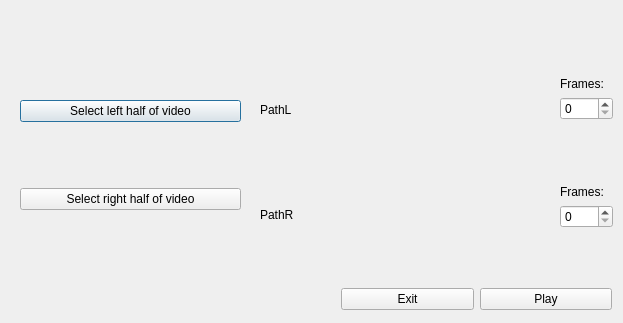
<?xml version="1.0" encoding="UTF-8"?>
<ui version="4.0">
 <class>selectFileWindow</class>
 <widget class="QDialog" name="selectFileWindow">
  <property name="geometry">
   <rect>
    <x>0</x>
    <y>0</y>
    <width>623</width>
    <height>323</height>
   </rect>
  </property>
  <property name="windowTitle">
   <string>Dialog</string>
  </property>
  <widget class="QWidget" name="verticalLayoutWidget">
   <property name="geometry">
    <rect>
     <x>20</x>
     <y>40</y>
     <width>221</width>
     <height>231</height>
    </rect>
   </property>
   <layout class="QVBoxLayout" name="verticalLayout">
    <item>
     <widget class="QPushButton" name="pushButtonSelectLeft">
      <property name="text">
       <string>Select left half of video</string>
      </property>
     </widget>
    </item>
    <item>
     <widget class="QPushButton" name="pushButtonSelectRight">
      <property name="text">
       <string>Select right half of video</string>
      </property>
     </widget>
    </item>
   </layout>
  </widget>
  <widget class="QWidget" name="verticalLayoutWidget_2">
   <property name="geometry">
    <rect>
     <x>260</x>
     <y>60</y>
     <width>291</width>
     <height>204</height>
    </rect>
   </property>
   <layout class="QVBoxLayout" name="verticalLayout_2">
    <item>
     <widget class="QLabel" name="labelPathLeft">
      <property name="text">
       <string>PathL</string>
      </property>
     </widget>
    </item>
    <item>
     <widget class="QLabel" name="labelPathRight">
      <property name="text">
       <string>PathR</string>
      </property>
     </widget>
    </item>
   </layout>
  </widget>
  <widget class="QWidget" name="horizontalLayoutWidget">
   <property name="geometry">
    <rect>
     <x>341</x>
     <y>279</y>
     <width>271</width>
     <height>41</height>
    </rect>
   </property>
   <layout class="QHBoxLayout" name="horizontalLayout_2">
    <item>
     <widget class="QPushButton" name="pushButtonExit">
      <property name="text">
       <string>Exit</string>
      </property>
     </widget>
    </item>
    <item>
     <widget class="QPushButton" name="pushButtonPlay">
      <property name="text">
       <string>Play</string>
      </property>
     </widget>
    </item>
   </layout>
  </widget>
  <widget class="QWidget" name="verticalLayoutWidget_3">
   <property name="geometry">
    <rect>
     <x>560</x>
     <y>77</y>
     <width>53</width>
     <height>151</height>
    </rect>
   </property>
   <layout class="QVBoxLayout" name="verticalLayout_3">
    <item>
     <widget class="QLabel" name="label">
      <property name="text">
       <string>Frames:</string>
      </property>
     </widget>
    </item>
    <item>
     <widget class="QSpinBox" name="spinBox_LeftHalf">
      <property name="maximum">
       <number>1000</number>
      </property>
     </widget>
    </item>
    <item>
     <spacer name="verticalSpacer">
      <property name="orientation">
       <enum>Qt::Vertical</enum>
      </property>
      <property name="sizeHint" stdset="0">
       <size>
        <width>20</width>
        <height>40</height>
       </size>
      </property>
     </spacer>
    </item>
    <item>
     <widget class="QLabel" name="label_2">
      <property name="text">
       <string>Frames:</string>
      </property>
     </widget>
    </item>
    <item>
     <widget class="QSpinBox" name="spinBox_RightHalf">
      <property name="maximum">
       <number>1000</number>
      </property>
     </widget>
    </item>
   </layout>
  </widget>
 </widget>
 <resources/>
 <connections/>
</ui>
